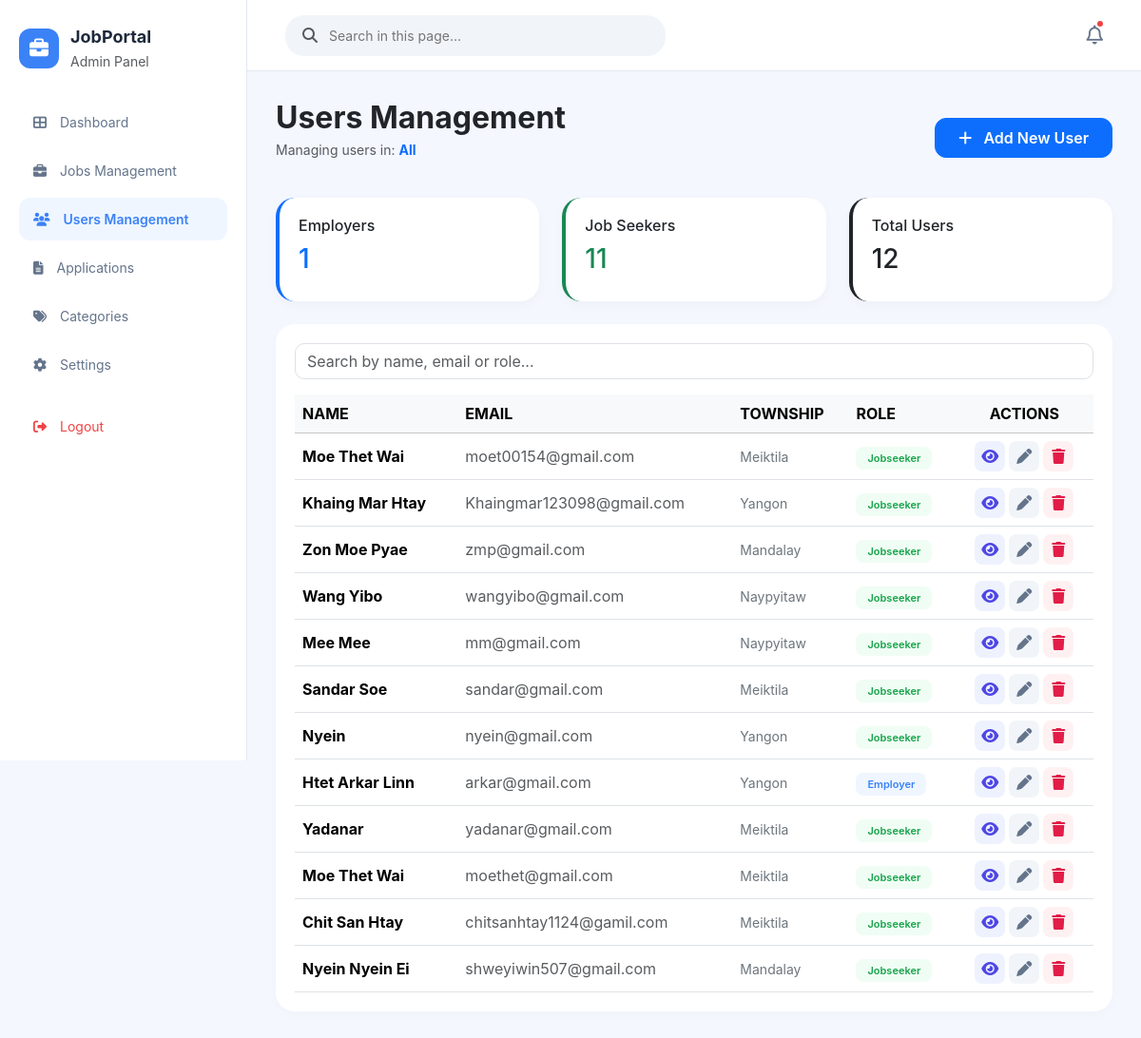
The page /admin/JOBMANAGEMENT/usermanagement.php on the database its author committed.
### tables this page shows
CREATE TABLE `users` (
  `id` int(11) NOT NULL,
  `username` varchar(100) DEFAULT NULL,
  `name` varchar(100) DEFAULT NULL,
  `email` varchar(100) DEFAULT NULL,
  `phone` varchar(20) DEFAULT NULL,
  `password` varchar(255) DEFAULT NULL,
  `role` enum('Employer','Jobseeker') DEFAULT 'Jobseeker',
  `admin_city` varchar(100) DEFAULT 'All',
  `company` varchar(100) DEFAULT '-',
  `status` tinyint(1) DEFAULT 1,
  `profile_image` varchar(255) DEFAULT 'default.png',
  `township` varchar(100) DEFAULT 'Meiktila'
);

### admin/JOBMANAGEMENT/usermanagement.php (the view, shortened to what this page needs)
<?php
include 'db.php';
$admin_township = $_SESSION['admin_township'] ?? 'All';
if ($admin_township == 'All') {
    $total_users_query = "SELECT COUNT(*) as t FROM users";
    $employers_query = "SELECT COUNT(*) as t FROM users WHERE role='Employer'";
    $seekers_query = "SELECT COUNT(*) as t FROM users WHERE role='Jobseeker'";
    $users_sql = "SELECT * FROM users ORDER BY id DESC";
}
$total_users = mysqli_fetch_assoc(mysqli_query($conn, $total_users_query))['t'];
$total_employers = mysqli_fetch_assoc(mysqli_query($conn, $employers_query))['t'];
$total_seekers = mysqli_fetch_assoc(mysqli_query($conn, $seekers_query))['t'];
$users = mysqli_query($conn, $users_sql);
?>
<!DOCTYPE html>
<html lang="en">
<head>
    <link href="https://cdn.jsdelivr.net/npm/bootstrap@5.3.2/dist/css/bootstrap.min.css" rel="stylesheet">
    <link rel="stylesheet" href="https://cdnjs.cloudflare.com/ajax/libs/font-awesome/6.5.1/css/all.min.css">
</head>
<body>
<?php include('nav.php'); ?>
<div style="padding: 30px;">
    <div class="d-flex justify-content-between align-items-center mb-4">
        <div>
            <h2 class="fw-bold text-dark mb-1">Users Management</h2>
            <p class="text-muted small">Managing users in: <strong class="text-primary"><?= htmlspecialchars($admin_township) ?></strong></p>
        </div>
        <a href="add_user.php" class="btn btn-primary px-4 py-2" style="border-radius: 12px; font-weight: 600;">
            <i class="fa fa-plus me-2"></i> Add New User
        </a>
    </div>
    <div class="row g-4 mb-4">
        <div class="col-md-4"><div class="stat-card border-start border-primary border-4"><h6>Employers</h6><h3 class="text-primary"><?= $total_employers ?></h3></div></div>
        <div class="col-md-4"><div class="stat-card border-start border-success border-4"><h6>Job Seekers</h6><h3 class="text-success"><?= $total_seekers ?></h3></div></div>
        <div class="col-md-4"><div class="stat-card border-start border-dark border-4"><h6>Total Users</h6><h3><?= $total_users ?></h3></div></div>
    </div>
    <div class="table-container">
        <div class="mb-3">
            <input type="text" id="pageSearch" onkeyup="searchFunction()" class="form-control" placeholder="Search by name, email or role..." style="border-radius: 10px;">
        </div>
        <table class="table align-middle mb-0">
            <thead class="table-light">
                <tr>
                    <th>NAME</th>
                    <th>EMAIL</th>
                    <th>TOWNSHIP</th>
                    <th>ROLE</th>
                    <th class="text-center">ACTIONS</th>
                </tr>
            </thead>
            <tbody>
                <?php if(mysqli_num_rows($users) > 0): ?>
                    <?php while($row = mysqli_fetch_assoc($users)): ?>
                    <tr class="searchable">
                        <td class="fw-bold"><?= htmlspecialchars($row['username']) ?></td>
                        <td class="text-muted"><?= htmlspecialchars($row['email']) ?></td>
                        <td><small class="text-secondary"><?= htmlspecialchars($row['township'] ?? 'N/A') ?></small></td>
                        <td><span class="role-badge <?= ($row['role']=='Employer')?'badge-employer':'badge-seeker' ?>"><?= $row['role'] ?></span></td>
                        <td class="text-center">
                            <div class="d-flex justify-content-center">
                                <a href="view_user.php?id=<?= $row['id'] ?>" class="btn-action btn-view" title="View"><i class="fa fa-eye"></i></a>
                                <a href="edit_user.php?id=<?= $row['id'] ?>" class="btn-action btn-edit" title="Edit"><i class="fa fa-pen"></i></a>
                                <button onclick="deleteUser(<?= $row['id'] ?>)" class="btn-action btn-delete" title="Delete"><i class="fa fa-trash"></i></button>
                            </div>
                        </td>
                    </tr>
                    <?php endwhile; ?>
                <?php else: ?>
                    <tr><td colspan="5" class="text-center py-4 text-muted">No users found in this township.</td></tr>
                <?php endif; ?>
            </tbody>
        </table>
    </div>
</div>
</body>
</html>

### admin/JOBMANAGEMENT/usermanagement.php (style rules this page uses)
body { background-color: #f8fafc; }
.stat-card { border: none; border-radius: 20px; padding: 20px; background: #fff; box-shadow: 0 4px 12px rgba(0,0,0,0.03); }
.table-container { background: white; border-radius: 20px; padding: 20px; box-shadow: 0 4px 12px rgba(0,0,0,0.02); margin-top: 20px; }
.role-badge { padding: 5px 12px; border-radius: 8px; font-size: 11px; font-weight: 600; }
.badge-employer { background-color: #eff6ff; color: #3b82f6; }
.badge-seeker { background-color: #f0fdf4; color: #16a34a; }
.btn-action { width: 32px; height: 32px; display: inline-flex; align-items: center; justify-content: center; border-radius: 8px; text-decoration: none; margin: 0 2px; border: none; }
.btn-view { background: #eef2ff; color: #4f46e5; }
.btn-edit { background: #f1f5f9; color: #64748b; }
.btn-delete { background: #fff1f2; color: #e11d48; }

### admin/JOBMANAGEMENT/nav.php (style rules this page uses)
body { margin: 0; font-family: 'Inter', sans-serif; background-color: #f4f7fe; }

### rows shown on the page
users: username "Moe Thet Wai", email "moet00154@gmail.com", township "Meiktila", role "Jobseeker"
users: username "Khaing Mar Htay", email "Khaingmar123098@gmail.com", township "Yangon", role "Jobseeker"
users: username "Zon Moe Pyae", email "zmp@gmail.com", township "Mandalay", role "Jobseeker"
users: username "Wang Yibo", email "wangyibo@gmail.com", township "Naypyitaw", role "Jobseeker"
users: username "Mee Mee", email "mm@gmail.com", township "Naypyitaw", role "Jobseeker"
users: username "Sandar Soe", email "sandar@gmail.com", township "Meiktila", role "Jobseeker"
users: username "Nyein", email "nyein@gmail.com", township "Yangon", role "Jobseeker"
users: username "Htet Arkar Linn", email "arkar@gmail.com", township "Yangon", role "Employer"
users: username "Yadanar", email "yadanar@gmail.com", township "Meiktila", role "Jobseeker"
users: username "Moe Thet Wai", email "moethet@gmail.com", township "Meiktila", role "Jobseeker"
users: username "Chit San Htay", email "chitsanhtay1124@gamil.com", township "Meiktila", role "Jobseeker"
users: username "Nyein Nyein Ei", email "shweyiwin507@gmail.com", township "Mandalay", role "Jobseeker"

### other values the page prints
$admin_township "All"
$total_employers "1"
$total_seekers "11"
$total_users "12"
